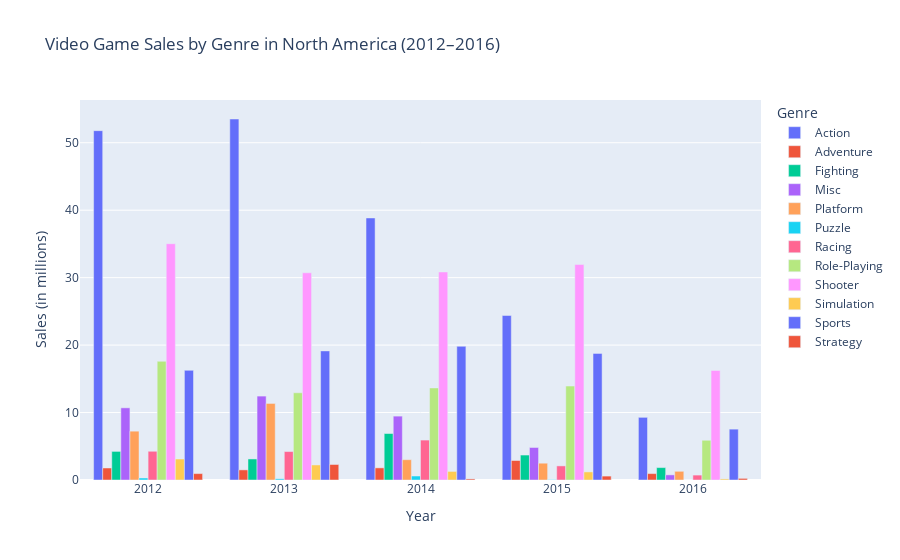

Write notebook code for a chart like this one.
### Code cell
import pandas as pd
import plotly.express as px

# Filter for North America and years 2012–2016
df_usa_2012_2016 = df_games_year[
    (df_games_year['region'] == 'North America') & 
    (df_games_year['release_year'] >= 2012) & 
    (df_games_year['release_year'] <= 2016)
]

# Group sales by year and genre
df_grouped = df_usa_2012_2016.groupby(['release_year', 'genre'])['sales'].sum().reset_index()

# Create comparative bar chart
fig = px.bar(
    df_grouped,
    x='release_year',
    y='sales',
    color='genre',
    barmode='group',
    title='Video Game Sales by Genre in North America (2012–2016)',
    labels={'release_year': 'Year', 'sales': 'Sales (in millions)', 'genre': 'Genre'}
)

fig.update_layout(xaxis=dict(dtick=1))  # Ensure each year shows on the axis
fig.show()

### Figure 1 — Plotly figure (JSON) as saved in the notebook; plotly's stock layout.template omitted (floating-point values rounded to 4 significant figures)
{"data": [{"alignmentgroup": "True", "hovertemplate": "Genre=Action<br>Year=%{x}<br>Sales (in millions)=%{y}<extra></extra>", "legendgroup": "Action", "marker": {"color": "#636efa", "pattern": {"shape": ""}}, "name": "Action", "offsetgroup": "Action", "orientation": "v", "showlegend": true, "textposition": "auto", "type": "bar", "x": [2012, 2013, 2014, 2015, 2016], "xaxis": "x", "y": [51.79, 53.52, 38.85, 24.39, 9.29], "yaxis": "y"}, {"alignmentgroup": "True", "hovertemplate": "Genre=Adventure<br>Year=%{x}<br>Sales (in millions)=%{y}<extra></extra>", "legendgroup": "Adventure", "marker": {"color": "#EF553B", "pattern": {"shape": ""}}, "name": "Adventure", "offsetgroup": "Adventure", "orientation": "v", "showlegend": true, "textposition": "auto", "type": "bar", "x": [2012, 2013, 2014, 2015, 2016], "xaxis": "x", "y": [1.78, 1.5, 1.8, 2.89, 0.95], "yaxis": "y"}, {"alignmentgroup": "True", "hovertemplate": "Genre=Fighting<br>Year=%{x}<br>Sales (in millions)=%{y}<extra></extra>", "legendgroup": "Fighting", "marker": {"color": "#00cc96", "pattern": {"shape": ""}}, "name": "Fighting", "offsetgroup": "Fighting", "orientation": "v", "showlegend": true, "textposition": "auto", "type": "bar", "x": [2012, 2013, 2014, 2015, 2016], "xaxis": "x", "y": [4.24, 3.12, 6.89, 3.7, 1.84], "yaxis": "y"}, {"alignmentgroup": "True", "hovertemplate": "Genre=Misc<br>Year=%{x}<br>Sales (in millions)=%{y}<extra></extra>", "legendgroup": "Misc", "marker": {"color": "#ab63fa", "pattern": {"shape": ""}}, "name": "Misc", "offsetgroup": "Misc", "orientation": "v", "showlegend": true, "textposition": "auto", "type": "bar", "x": [2012, 2013, 2014, 2015, 2016], "xaxis": "x", "y": [10.7, 12.44, 9.47, 4.82, 0.76], "yaxis": "y"}, {"alignmentgroup": "True", "hovertemplate": "Genre=Platform<br>Year=%{x}<br>Sales (in millions)=%{y}<extra></extra>", "legendgroup": "Platform", "marker": {"color": "#FFA15A", "pattern": {"shape": ""}}, "name": "Platform", "offsetgroup": "Platform", "orientation": "v", "showlegend": true, "textposition": "auto", "type": "bar", "x": [2012, 2013, 2014, 2015, 2016], "xaxis": "x", "y": [7.24, 11.35, 3.01, 2.49, 1.29], "yaxis": "y"}, {"alignmentgroup": "True", "hovertemplate": "Genre=Puzzle<br>Year=%{x}<br>Sales (in millions)=%{y}<extra></extra>", "legendgroup": "Puzzle", "marker": {"color": "#19d3f3", "pattern": {"shape": ""}}, "name": "Puzzle", "offsetgroup": "Puzzle", "orientation": "v", "showlegend": true, "textposition": "auto", "type": "bar", "x": [2012, 2013, 2014, 2015, 2016], "xaxis": "x", "y": [0.3, 0.18, 0.59, 0.06, 0.0], "yaxis": "y"}, {"alignmentgroup": "True", "hovertemplate": "Genre=Racing<br>Year=%{x}<br>Sales (in millions)=%{y}<extra></extra>", "legendgroup": "Racing", "marker": {"color": "#FF6692", "pattern": {"shape": ""}}, "name": "Racing", "offsetgroup": "Racing", "orientation": "v", "showlegend": true, "textposition": "auto", "type": "bar", "x": [2012, 2013, 2014, 2015, 2016], "xaxis": "x", "y": [4.26, 4.22, 5.92, 2.09, 0.73], "yaxis": "y"}, {"alignmentgroup": "True", "hovertemplate": "Genre=Role-Playing<br>Year=%{x}<br>Sales (in millions)=%{y}<extra></extra>", "legendgroup": "Role-Playing", "marker": {"color": "#B6E880", "pattern": {"shape": ""}}, "name": "Role-Playing", "offsetgroup": "Role-Playing", "orientation": "v", "showlegend": true, "textposition": "auto", "type": "bar", "x": [2012, 2013, 2014, 2015, 2016], "xaxis": "x", "y": [17.6, 12.93, 13.65, 13.93, 5.89], "yaxis": "y"}, {"alignmentgroup": "True", "hovertemplate": "Genre=Shooter<br>Year=%{x}<br>Sales (in millions)=%{y}<extra></extra>", "legendgroup": "Shooter", "marker": {"color": "#FF97FF", "pattern": {"shape": ""}}, "name": "Shooter", "offsetgroup": "Shooter", "orientation": "v", "showlegend": true, "textposition": "auto", "type": "bar", "x": [2012, 2013, 2014, 2015, 2016], "xaxis": "x", "y": [35.03, 30.72, 30.84, 31.94, 16.24], "yaxis": "y"}, {"alignmentgroup": "True", "hovertemplate": "Genre=Simulation<br>Year=%{x}<br>Sales (in millions)=%{y}<extra></extra>", "legendgroup": "Simulation", "marker": {"color": "#FECB52", "pattern": {"shape": ""}}, "name": "Simulation", "offsetgroup": "Simulation", "orientation": "v", "showlegend": true, "textposition": "auto", "type": "bar", "x": [2012, 2013, 2014, 2015, 2016], "xaxis": "x", "y": [3.11, 2.23, 1.27, 1.2, 0.16], "yaxis": "y"}, {"alignmentgroup": "True", "hovertemplate": "Genre=Sports<br>Year=%{x}<br>Sales (in millions)=%{y}<extra></extra>", "legendgroup": "Sports", "marker": {"color": "#636efa", "pattern": {"shape": ""}}, "name": "Sports", "offsetgroup": "Sports", "orientation": "v", "showlegend": true, "textposition": "auto", "type": "bar", "x": [2012, 2013, 2014, 2015, 2016], "xaxis": "x", "y": [16.26, 19.14, 19.82, 18.77, 7.54], "yaxis": "y"}, {"alignmentgroup": "True", "hovertemplate": "Genre=Strategy<br>Year=%{x}<br>Sales (in millions)=%{y}<extra></extra>", "legendgroup": "Strategy", "marker": {"color": "#EF553B", "pattern": {"shape": ""}}, "name": "Strategy", "offsetgroup": "Strategy", "orientation": "v", "showlegend": true, "textposition": "auto", "type": "bar", "x": [2012, 2013, 2014, 2015, 2016], "xaxis": "x", "y": [0.95, 2.3, 0.16, 0.58, 0.24], "yaxis": "y"}], "layout": {"barmode": "group", "legend": {"title": {"text": "Genre"}, "tracegroupgap": 0}, "title": {"text": "Video Game Sales by Genre in North America (2012–2016)"}, "xaxis": {"anchor": "y", "domain": [0, 1], "dtick": 1, "title": {"text": "Year"}}, "yaxis": {"anchor": "x", "domain": [0, 1], "title": {"text": "Sales (in millions)"}}}}
